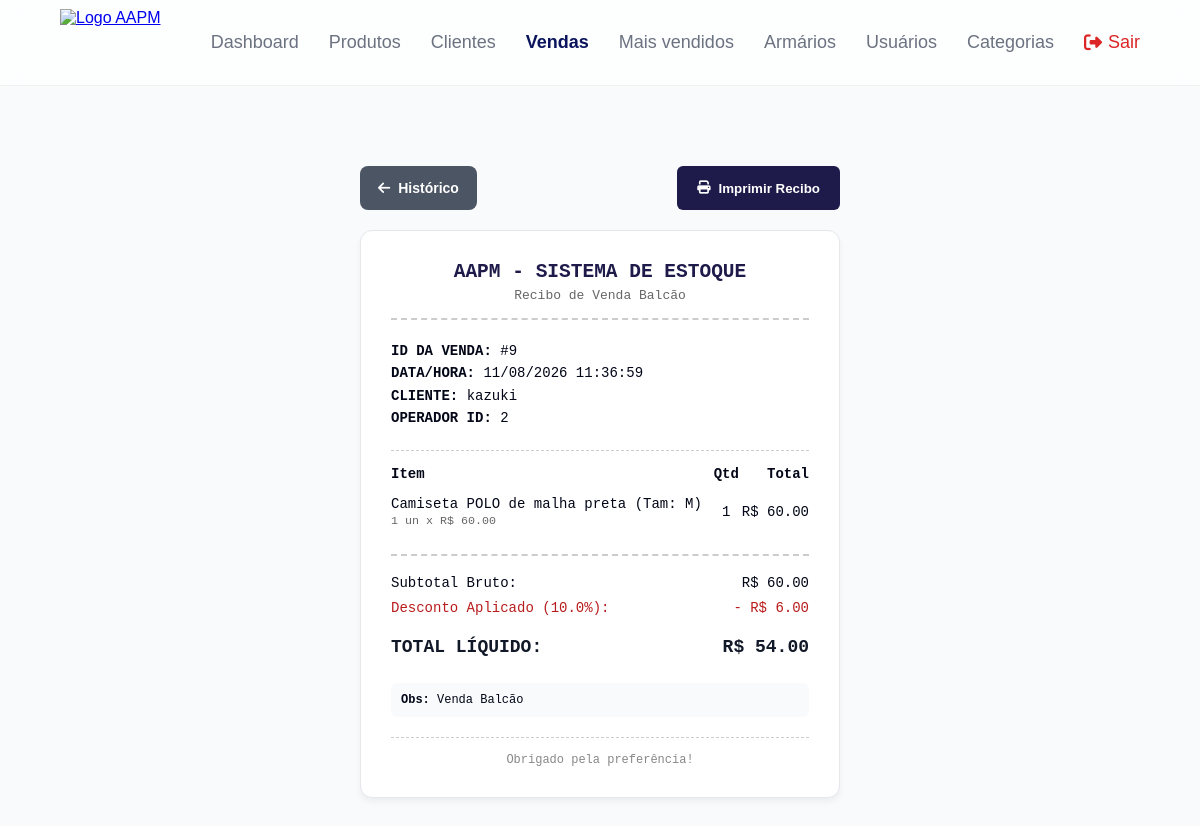
/pdv/venda/9 (signed in), run on the app's committed database.
### app/models/venda.py (models this page shows, shortened)
class Venda(Base):
    __tablename__ = "vendas"
    id         = Column(Integer, primary_key=True, index=True)
    cliente_id = Column(
        Integer,
        ForeignKey("clientes.id", ondelete="SET NULL"),
        nullable=True
    )
    usuario_id = Column(
        Integer,
        ForeignKey("usuarios.id", ondelete="SET NULL"),
        nullable=True
    )
    desconto_percentual = Column(Float, nullable=False, default=0.0)
    total_bruto  = Column(Float, nullable=False, default=0.0)
    total_liquido = Column(Float, nullable=False, default=0.0)
    observacao = Column(String(255), nullable=True)
    criado_em = Column(DateTime, server_default=func.now())
    cliente = relationship("Cliente", back_populates="vendas")
    usuario = relationship("Usuario", backref="vendas")
    itens   = relationship(
        "ItemVenda",
        back_populates="venda",
        cascade="all, delete-orphan"  # deleta itens se a venda for deletada
    )

class ItemVenda(Base):
    __tablename__ = "itens_venda"
    id         = Column(Integer, primary_key=True, index=True)
    venda_id   = Column(
        Integer,
        ForeignKey("vendas.id", ondelete="CASCADE"),
        nullable=False
    )
    produto_id = Column(
        Integer,
        ForeignKey("produtos.id", ondelete="SET NULL"),
        nullable=True
    )
    produto_nome   = Column(String(150), nullable=False)
    tamanho        = Column(String(10), nullable=True)
    cor            = Column(String(50), nullable=True)
    quantidade     = Column(Integer, nullable=False)
    preco_unitario = Column(Float, nullable=False)   # preço no momento da venda
    venda   = relationship("Venda", back_populates="itens")
    produto = relationship("Produto", backref="itens_venda")

### app/models/cliente.py (models this page shows, shortened)
class Cliente(Base):
    __tablename__ = "clientes"
    id         = Column(Integer, primary_key=True, index=True)
    nome       = Column(String(150), nullable=False, index=True)
    matricula  = Column(String(50), nullable=True, unique=True)
    telefone   = Column(String(20), nullable=True)
    is_associado = Column(Boolean, default=False, nullable=False)
    ativo      = Column(Boolean, default=True)
    criado_em  = Column(DateTime, server_default=func.now())
    vendas = relationship("Venda", back_populates="cliente")

### app/controllers/pdv_controller.py (the view)
@router.get("/venda/{venda_id}")
def detalhe_venda(
    venda_id: int,
    request: Request,
    db: Session = Depends(get_db),
    usuario = Depends(get_usuario_logado)
):
    venda = db.query(Venda).filter(Venda.id == venda_id).first()
    if not venda:
        return RedirectResponse(url="/pdv", status_code=302)
    return templates.TemplateResponse(
        request,
        "pdv/comprovante.html",
        {"request": request, "usuario": usuario, "venda": venda}
    )

### app/templates/pdv/comprovante.html (shortened to what this page needs)
<!DOCTYPE html>
<html lang="pt-br">
<head>
    <link rel="stylesheet" href="/static/css/vendas.css">
    <link rel="stylesheet" href="/static/css/feedback.css?v=1">
    <link rel="stylesheet" href="https://cdnjs.cloudflare.com/ajax/libs/font-awesome/6.5.2/css/all.min.css">
</head>
<body>
    {% include "partials/navbar.html" %}
    <div class="vendas-container-main" style="max-width: 600px; margin: 40px auto; padding: 0 20px;">
        <div class="no-print" style="display:flex; justify-content:space-between; margin-bottom:20px;">
            <a href="/pdv/historico" class="btn-nova-venda" style="background:#4b5563; text-decoration:none; display:inline-flex; align-items:center; gap:8px;">
                <i class="fa-solid fa-arrow-left"></i> Histórico
            </a>
            <button onclick="window.print()" style="padding:10px 20px; background:#1e1b4b; color:white; border:none; border-radius:6px; font-weight:bold; cursor:pointer; display:inline-flex; align-items:center; gap:8px;">
                <i class="fa-solid fa-print"></i> Imprimir Recibo
            </button>
        </div>
        <div class="cupom-container" style="background:white; border:1px solid #e5e7eb; border-radius:12px; padding:30px; box-shadow: 0 4px 6px rgba(0,0,0,0.05); font-family: monospace;">
            <div style="text-align:center; margin-bottom:20px;">
                <h2 style="margin:0 0 5px 0; color:#1e1b4b;">AAPM - SISTEMA DE ESTOQUE</h2>
                <p style="margin:0; color:#666;">Recibo de Venda Balcão</p>
                <div style="border-bottom: 2px dashed #ccc; margin: 15px 0;"></div>
            </div>
            <div style="margin-bottom: 20px; font-size:14px; line-height:1.6;">
                <strong>ID DA VENDA:</strong> #{{ venda.id }}<br>
                <strong>DATA/HORA:</strong> {{ venda.criado_em.strftime('%d/%m/%Y %H:%M:%S') }}<br>
                <strong>CLIENTE:</strong> {{ venda.cliente.nome if venda.cliente else "Consumidor Geral" }}<br>
                <strong>OPERADOR ID:</strong> {{ venda.usuario_id }}
            </div>
            <div style="border-bottom: 1px dashed #ccc; margin: 15px 0;"></div>
            <table style="width:100%; border-collapse:collapse; font-size:14px; text-align:left; margin-bottom:20px;">
                <thead>
                    <tr>
                        <th style="padding-bottom:8px;">Item</th>
                        <th style="padding-bottom:8px; text-align:center;">Qtd</th>
                        <th style="padding-bottom:8px; text-align:right;">Total</th>
                    </tr>
                </thead>
                <tbody>
                    {% for item in venda.itens %}
                    <tr>
                        <td style="padding:6px 0;">{{ item.produto_nome }}{% if item.tamanho %} (Tam: {{ item.tamanho }}{% if item.cor %} / Cor: {{ item.cor }}{% endif %}){% endif %} <br> <small style="color:#666;">1 un x R$ {{ "%.2f"|format(item.preco_unitario) }}</small></td>
                        <td style="padding:6px 0; text-align:center;">{{ item.quantidade }}</td>
                        <td style="padding:6px 0; text-align:right;">R$ {{ "%.2f"|format(item.quantidade * item.preco_unitario) }}</td>
                    </tr>
                    {% endfor %}
                </tbody>
            </table>
            <div style="border-top: 2px dashed #ccc; padding-top:15px; font-size:14px; line-height:1.8;">
                <div style="display:flex; justify-content:space-between;">
                    <span>Subtotal Bruto:</span>
                    <span>R$ {{ "%.2f"|format(venda.total_bruto) }}</span>
                </div>
                <div style="display:flex; justify-content:space-between; color: #b91c1c;">
                    <span>Desconto Aplicado ({{ venda.desconto_percentual }}%):</span>
                    <span>- R$ {{ "%.2f"|format(venda.total_bruto - venda.total_liquido) }}</span>
                </div>
                <div style="display:flex; justify-content:space-between; font-size:18px; font-weight:bold; margin-top:10px; color:#111827;">
                    <span>TOTAL LÍQUIDO:</span>
                    <span>R$ {{ "%.2f"|format(venda.total_liquido) }}</span>
                </div>
            </div>
            {% if venda.observacao %}
            <div style="margin-top:20px; background:#f9fafb; padding:10px; border-radius:6px; font-size:12px;">
                <strong>Obs:</strong> {{ venda.observacao }}
            </div>
            {% endif %}
            <div style="border-top: 1px dashed #ccc; margin: 20px 0 0 0; padding-top:15px; text-align:center; color:#888; font-size:12px;">
                Obrigado pela preferência!
            </div>
        </div>
    </div>
</body>
</html>

### app/static/css/vendas.css (style rules this page uses)
* { margin: 0; padding: 0; box-sizing: border-box; }
body { font-family: -apple-system, BlinkMacSystemFont, "Segoe UI", Roboto, Helvetica, Arial, sans-serif; min-height: 100vh; display: flex; flex-direction: column; background-color: #f8fafc; }
.vendas-container-main { flex: 1; padding: 40px 60px; width: 100%; max-width: 1400px; margin: 0 auto; }
.btn-nova-venda { padding: 10px 18px; background-color: #000000; color: white; border: none; border-radius: 6px; font-weight: 600; font-size: 14px; cursor: pointer; display: flex; align-items: center; gap: 8px; transition: background 0.2s; }

### app/static/css/base.css (style rules this page uses)
* { box-sizing: border-box; }
body { min-height: 100vh; margin: 0; display: flex; flex-direction: column; font-family: Arial, sans-serif; background: #f8fafc; color: #020617; }

### app/static/css/ui.css (style rules this page uses)
:root { --page-padding-block: 40px; --page-padding-inline: 60px; --control-height: 44px; --control-radius: 8px; --control-border: #cbd5e1; --focus-ring: rgba(9, 20, 92, .18); }
.dashboard, .produtos-container-main, .clientes-container, .vendas-container-main, .main-content { padding: var(--page-padding-block) var(--page-padding-inline) !important; }
button, .btn-primary, .btn-secondary, .btn-create, .btn-novo-produto, .btn-nova-venda, .btn-finalizar-dia, .btn-submit, .btn-cancel, .btn-acao, .btn-edit, .btn-toggle, .btn-primario, .btn-secundario, .btn-add-carrinho-pdv, .btn-salvar-venda-final, .btn-voltar-historico { min-height: var(--control-height); border-radius: var(--control-radius); transition: background-color .2s ease, border-color .2s ease, box-shadow .2s ease, transform .2s ease; }
.btn-nova-venda, .btn-voltar-historico { display: inline-flex; align-items: center; justify-content: center; gap: 8px; text-decoration: none; }

### data on the page
Venda: id "9", criado_em "11/08/2026 11:36:59", usuario_id "2", total_bruto "60.00", desconto_percentual "10.0", venda.total_bruto-venda.total_liquido "6.00", total_liquido "54.00", observacao "Venda Balcão"
Cliente: cliente "kazuki"
ItemVenda: produto_nome "Camiseta POLO de malha preta", tamanho "M", preco_unitario "60.00", quantidade "1", item.quantidade*item.preco_unitario "60.00"
